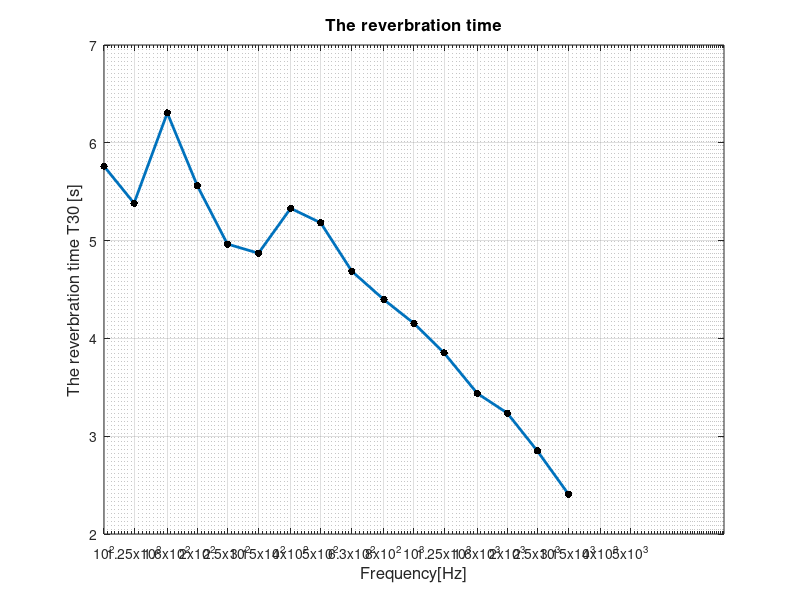
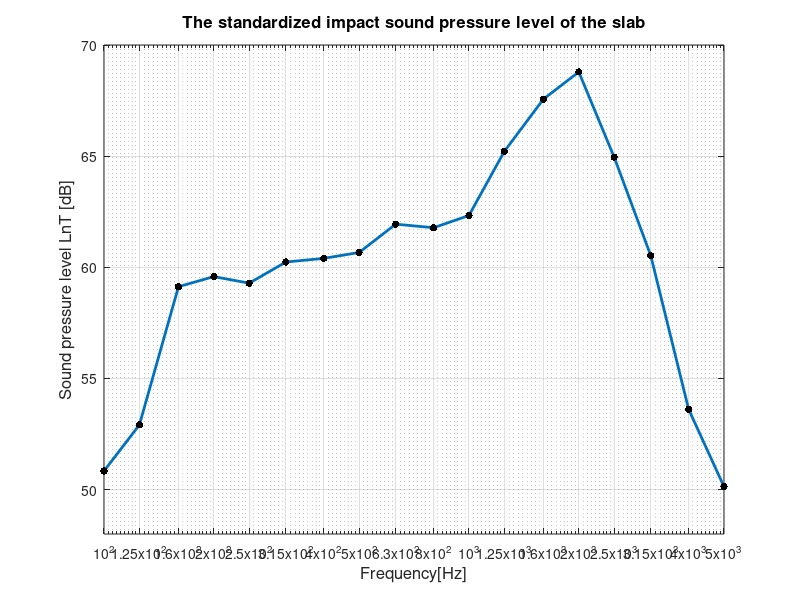
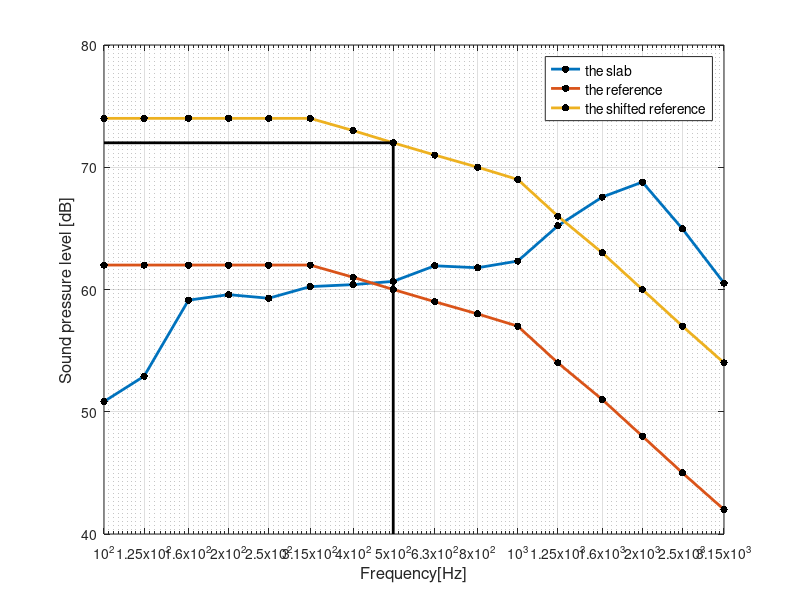
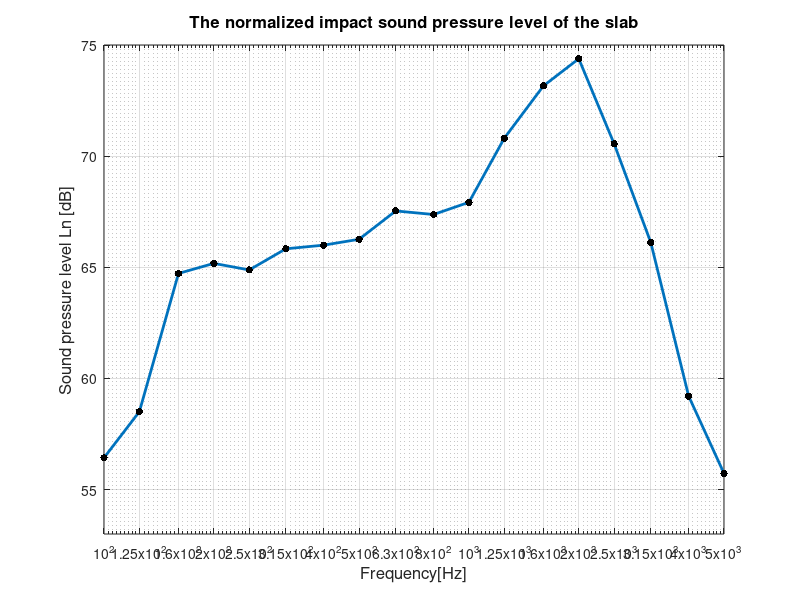

Write the MATLAB code that produced these figures, in order.
clear all
close all
clc
%% The data of the impact sound pressure level with background noise 
load SPL_S1_M1.mat
load SPL_S1_M2.mat
load SPL_S2_M2.mat
load SPL_S2_M3.mat
load SPL_S3_M3.mat
load SPL_S3_M4.mat
load SPL_S4_M4.mat
load SPL_S4_M1.mat
%% The data of the background noise 
load SPL_BCKG_M1.mat
load SPL_BCKG_M2.mat
load SPL_BCKG_M3.mat
load SPL_BCKG_M4.mat
%% The data of the reverberation time
load Average_RT.mat
% load RT_S3_M1_D1.mat
% load RT_S3_M1_D2.mat
% load RT_S3_M2_D1.mat
% load RT_S3_M2_D2.mat
% load RT_S3_M3_D1.mat
% load RT_S3_M3_D2.mat
%% the average sound pressure level for each frequancy.
N=8; % the total number of measurements
f=[100 125 160 200 250 315 400 500 630 800 1000 1250 1600 2000 2500 3150 4000 5000];
n=numel(f);
SPL=zeros(numel(f),N);
SPL(:,1)=SPL_S1_M1;
SPL(:,2)=SPL_S1_M2;
SPL(:,3)=SPL_S2_M2;
SPL(:,4)=SPL_S2_M3;
SPL(:,5)=SPL_S3_M3;
SPL(:,6)=SPL_S3_M4;
SPL(:,7)=SPL_S4_M4;
SPL(:,8)=SPL_S4_M1;
SPL_average=zeros(1,numel(f)); % this vector used to save the average sound pressure level for each frequancy.
for ii=1:n;
     SPL_average(ii)=10*log10((1/N)*sum(10.^(SPL(ii,:)/10)));
end
%% the average sound pressure level for the background noise.
N_BG=4; % the total number of measurements the background noise.
SPL_BG=zeros(numel(f),N_BG);
SPL_BG(:,1)=SPL_BCKG_M1;
SPL_BG(:,2)=SPL_BCKG_M2;
SPL_BG(:,3)=SPL_BCKG_M3;
SPL_BG(:,4)=SPL_BCKG_M4;
SPL_BG_average=zeros(1,numel(f)); % this vector used to save the average  sound pressure level 
                               % for the background at each frequancy.

for ii=1:n;
     SPL_BG_average(ii)=10*log10((1/N_BG)*sum(10.^(SPL_BG(ii,:)/10)));
end

%% the correction of the impact sound pressure level
Def=SPL_average-SPL_BG_average;
SPL_corrected_average=zeros(1,numel(f));
for ii=1:n;
    if Def(ii)>=10
    SPL_corrected_average(ii)=SPL_average(ii);
elseif Def(ii)<10 && Def(ii)>6
    SPL_corrected_average(ii)=10*log10(10.^(SPL_average(ii)/10)-10.^(SPL_BG_average(ii)/10));
else
  SPL_corrected_average(ii)= SPL_average(ii)-1.3;
end
     
end
%% the average reverbration time
N_TR=6; % the total number of measurements the background noise.
% TR=zeros(numel(f),N_TR);
% TR(:,1)=RT_S3_M1_D1;
% TR(:,2)=RT_S3_M1_D2;
% TR(:,3)=RT_S3_M2_D1;
% TR(:,4)=RT_S3_M2_D2;
% TR(:,5)=RT_S3_M3_D1;
% TR(:,6)=RT_S3_M3_D2;
% TR_average=zeros(1,numel(f));
% for ii=1:n;
%      TR_average(ii)=(sum(TR(ii,:))/N_TR);
% end
% T_60=sum(TR_average)/numel(TR_average)
% the average reverberation time for 500Hz, 1000Hz, and 2000Hz

T30_average=(Average_RT(find(f==500))+Average_RT(find(f==1000))+Average_RT(find(f==2000)))/3
P_T30 = ['The reverbration time: T30=', ...
    num2str(T30_average)];
disp(P_T30)
%% Evaluation of the equivalent sound absorption area
V=(6.34*5.45*3.28)
A=0.16*V/T30_average
P_A = ['The equivalent sound absorption area: A=', ...
    num2str(A)];
disp(P_A)
%% the Evaluation of the standardized impact sound pressure level
T0=0.5;
LnT=SPL_corrected_average-10*log10(T30_average/T0)
P_LnT = ['The standardized impact sound pressure level: LnT=', ...
    num2str(LnT)];
disp(P_LnT)
%% the Evaluation of the normalized impact sound pressure level
A0=10;
Ln=SPL_corrected_average+10*log10(A/A0)
P_Ln = ['The normalized impact sound pressure level: Ln=', ...
    num2str(Ln)];
disp(P_Ln)
%% the weighted standardized impact sound pressure level
L_ref=[62 62 62 62 62 62 61 60 59 58 57 54 51 48 45 42];
k=1;
M=sum(LnT(:,1:16)-L_ref(:,1:16));
L_ref_shift=zeros(1,18);
delta=zeros(1,16);
if M>0
    while(M>=32)
        L_ref_shift(:,1:16)=L_ref(:,1:16)+k*ones(1,16);
        delta=LnT(:,1:16)-L_ref_shift(:,1:16);
        delta_positive=delta(delta>=0);
        M=sum(delta_positive);
        k=k+1;
    end
end

if M<0
    while(M<=32)
        L_ref_shift(:,1:16)=L_ref(:,1:16)-k*ones(1,16);
        delta=LnT(:,1:16)-L_ref_shift(:,1:16);
        delta_positive=delta(delta>=0);
        M=sum(delta_positive);
        k=k+1;
    end
end 
LnTw=L_ref_shift(find(f==500)) % Lntw' for the slab
P_LnTw = ['The weighted standardized impact sound pressure level: LnTw=', ...
    num2str(LnTw)];
disp(P_LnTw)
%% the weighted normalized impact sound pressure level
L_ref=[62 62 62 62 62 62 61 60 59 58 57 54 51 48 45 42];
k=1;
M=sum(Ln(:,1:16)-L_ref(:,1:16))
L_ref_shift1=zeros(1,18);
delta=zeros(1,16);
if M>0
    while(M>=32)
        L_ref_shift1(:,1:16)=L_ref(:,1:16)+k*ones(1,16);
        delta=Ln(:,1:16)-L_ref_shift1(:,1:16);
        delta_positive=delta(delta>=0);
        M=sum(delta_positive);
        k=k+1;
    end
end

if M<0
    while(M<=32)
        L_ref_shift1(:,1:16)=L_ref(:,1:16)-k*ones(1,16);
        delta=Ln(:,1:16)-L_ref_shift1(:,1:16);
        delta_positive=delta(delta>=0);
        M=sum(delta_positive);
        k=k+1;
    end
end 
Lnw=L_ref_shift1(find(f==500)) % Lntw' for the slab
P_Lnw = ['The weighted normalized impact sound pressure level: Lnw=', ...
    num2str(Lnw)];
disp(P_Lnw)

%% The adaptation term CI for LnTw
L=10*log10(sum(10.^(0.1*LnT)));
CI=round(L-15-LnTw)
P_CI = ['The adaptation term for LnTw: CI=', ...
    num2str(CI)];
disp(P_CI)
%% The adaptation term CI for Lnw
L=10*log10(sum(10.^(0.1*Ln)));
CI1=round(L-15-Lnw)
P_CI1 = ['The adaptation termfor LnT: CI1=', ...
    num2str(CI1)];
disp(P_CI1)
%% All results
disp(P_T30)
disp(P_A)
disp(P_LnT)
disp(P_LnTw)
disp(P_CI)
disp(P_Ln)
disp(P_Lnw)
disp(P_CI1)
%% Figures
%% The reverbration time
figure()
semilogx(f(:,1:16),Average_RT(1:16,:),'.-','LineWidth',2, 'MarkerSize',16,'MarkerEdgeColor','k')
%xlim([0 3150])
%ylim([55 80])
grid on
title('The reverbration time','FontSize', 12)
xlabel('Frequency[Hz]','FontSize', 12)
ylabel('The reverbration time T30 [s]','FontSize', 12)
%legend('the slab','first solution','the second solution','FontSize', 10)
set(gca, 'XTick',f)

%% The standardized impact sound pressure level
figure()
semilogx(f(:,1:18),LnT(:,1:18),'.-','LineWidth',2, 'MarkerSize',16,'MarkerEdgeColor','k')
xlim([0 f(end)])
ylim([48 70])
grid on
title('The standardized impact sound pressure level of the slab','FontSize', 12)
xlabel('Frequency[Hz]','FontSize', 12)
ylabel('Sound pressure level LnT [dB]','FontSize', 12)
%legend('the slab','first solution','the second solution','FontSize', 10)
set(gca, 'XTick',f)

%% the weighted The standardized impact sound pressure level
figure()
semilogx(f(:,1:16),LnT(:,1:16),'.-','LineWidth',2, 'MarkerSize',16,'MarkerEdgeColor','k')
hold on
semilogx(f(:,1:16),L_ref(:,1:16),'.-','LineWidth',2, 'MarkerSize',16,'MarkerEdgeColor','k')
hold on
semilogx(f(:,1:16),L_ref_shift(:,1:16),'.-','LineWidth',2, 'MarkerSize',16,'MarkerEdgeColor','k')
xlim([0 3150])
ylim([40 80])
grid on
%title('Sound reduction index curve using Meisser model for 1/3 octave frequency bands of R','FontSize', 24)
xlabel('Frequency[Hz]','FontSize', 12)
ylabel('Sound pressure level [dB]','FontSize', 12)
axLims = [f(1) f(16) 40 80];  %[x-min, x-max, y-min, y-max] axis limits
xlim(axLims(1:2)); 
ylim(axLims(3:4));
hold on
plot([f(8) f(8)], [axLims(3), L_ref_shift(8)], 'k-','LineWidth',2)  %vertical line
plot([f(1), f(8)], [L_ref_shift(8), L_ref_shift(8)], 'k-','LineWidth',2)  %horizontal line
legend('the slab','the reference','the shifted reference','FontSize', 10)
set(gca, 'XTick',f)

%% The normalized impact sound pressure level
figure()
semilogx(f(:,1:18),Ln(:,1:18),'.-','LineWidth',2, 'MarkerSize',16,'MarkerEdgeColor','k')
xlim([0 5000])
ylim([53 75])
grid on
title('The normalized impact sound pressure level of the slab','FontSize', 12)
xlabel('Frequency[Hz]','FontSize', 12)
ylabel('Sound pressure level Ln [dB]','FontSize', 12)
%legend('the slab','first solution','the second solution','FontSize', 10)
set(gca, 'XTick',f)

%% the weighted The normalized impact sound pressure level
figure()
semilogx(f(:,1:16),Ln(:,1:16),'.-','LineWidth',2, 'MarkerSize',16,'MarkerEdgeColor','k')
hold on
semilogx(f(:,1:16),L_ref(:,1:16),'.-','LineWidth',2, 'MarkerSize',16,'MarkerEdgeColor','k')
hold on
semilogx(f(:,1:16),L_ref_shift1(:,1:16),'.-','LineWidth',2, 'MarkerSize',16,'MarkerEdgeColor','k')
xlim([0 3150])
ylim([40 85])
grid on
%title('Sound reduction index curve using Meisser model for 1/3 octave frequency bands of R','FontSize', 24)
xlabel('Frequency[Hz]','FontSize', 12)
ylabel('Sound pressure level [dB]','FontSize', 12)
axLims = [f(1) f(16) 40 85];  %[x-min, x-max, y-min, y-max] axis limits
xlim(axLims(1:2)); 
ylim(axLims(3:4));
hold on
plot([f(8) f(8)], [axLims(3), L_ref_shift1(8)], 'k-','LineWidth',2)  %vertical line
plot([f(1), f(8)], [L_ref_shift1(8), L_ref_shift1(8)], 'k-','LineWidth',2)  %horizontal line
legend('the slab','the reference','the shifted reference','FontSize', 10)
set(gca, 'XTick',f)
%% The normalized and standerdized impact sound pressure level
figure()
semilogx(f(:,1:18),LnT(:,1:18),'.-','LineWidth',2, 'MarkerSize',16,'MarkerEdgeColor','k')
hold on 
semilogx(f(:,1:18),Ln(:,1:18),'.-','LineWidth',2, 'MarkerSize',16,'MarkerEdgeColor','k')
grid on
xlabel('Frequency[Hz]','FontSize', 12)
ylabel('Sound pressure level [dB]','FontSize', 12)
xlim([0 5000])
ylim([43 77])
legend('LnT','Ln','FontSize', 10)
set(gca, 'XTick',f)


